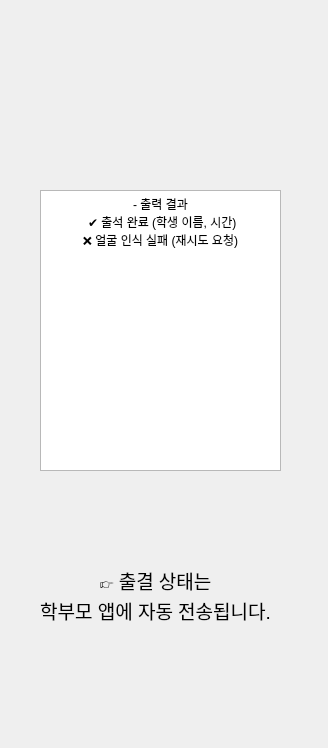
<?xml version="1.0" encoding="UTF-8"?>
<ui version="4.0">
 <class>Form</class>
 <widget class="QWidget" name="Form">
  <property name="geometry">
   <rect>
    <x>0</x>
    <y>0</y>
    <width>328</width>
    <height>748</height>
   </rect>
  </property>
  <property name="windowTitle">
   <string>Form</string>
  </property>
  <widget class="QTextBrowser" name="textBrowser">
   <property name="geometry">
    <rect>
     <x>40</x>
     <y>190</y>
     <width>241</width>
     <height>281</height>
    </rect>
   </property>
   <property name="html">
    <string>&lt;!DOCTYPE HTML PUBLIC &quot;-//W3C//DTD HTML 4.0//EN&quot; &quot;http://www.w3.org/TR/REC-html40/strict.dtd&quot;&gt;
&lt;html&gt;&lt;head&gt;&lt;meta name=&quot;qrichtext&quot; content=&quot;1&quot; /&gt;&lt;style type=&quot;text/css&quot;&gt;
p, li { white-space: pre-wrap; }
&lt;/style&gt;&lt;/head&gt;&lt;body style=&quot; font-family:'Gulim'; font-size:9pt; font-weight:400; font-style:normal;&quot;&gt;
&lt;p align=&quot;center&quot; style=&quot; margin-top:0px; margin-bottom:0px; margin-left:0px; margin-right:0px; -qt-block-indent:0; text-indent:0px;&quot;&gt;- 출력 결과&lt;/p&gt;
&lt;p align=&quot;center&quot; style=&quot; margin-top:0px; margin-bottom:0px; margin-left:0px; margin-right:0px; -qt-block-indent:0; text-indent:0px;&quot;&gt; ✔️ 출석 완료 (학생 이름, 시간)&lt;/p&gt;
&lt;p align=&quot;center&quot; style=&quot; margin-top:0px; margin-bottom:0px; margin-left:0px; margin-right:0px; -qt-block-indent:0; text-indent:0px;&quot;&gt;❌ 얼굴 인식 실패 (재시도 요청)&lt;/p&gt;&lt;/body&gt;&lt;/html&gt;</string>
   </property>
  </widget>
  <widget class="QLabel" name="label_3">
   <property name="geometry">
    <rect>
     <x>-40</x>
     <y>560</y>
     <width>391</width>
     <height>71</height>
    </rect>
   </property>
   <property name="font">
    <font>
     <family>Arial</family>
     <pointsize>14</pointsize>
     <weight>50</weight>
     <bold>false</bold>
    </font>
   </property>
   <property name="text">
    <string>&lt;html&gt;&lt;head/&gt;&lt;body&gt;&lt;p align=&quot;center&quot;&gt;👉 출결 상태는&lt;br/&gt;학부모 앱에 자동 전송됩니다.&lt;/p&gt;&lt;/body&gt;&lt;/html&gt;</string>
   </property>
  </widget>
 </widget>
 <resources/>
 <connections/>
</ui>
